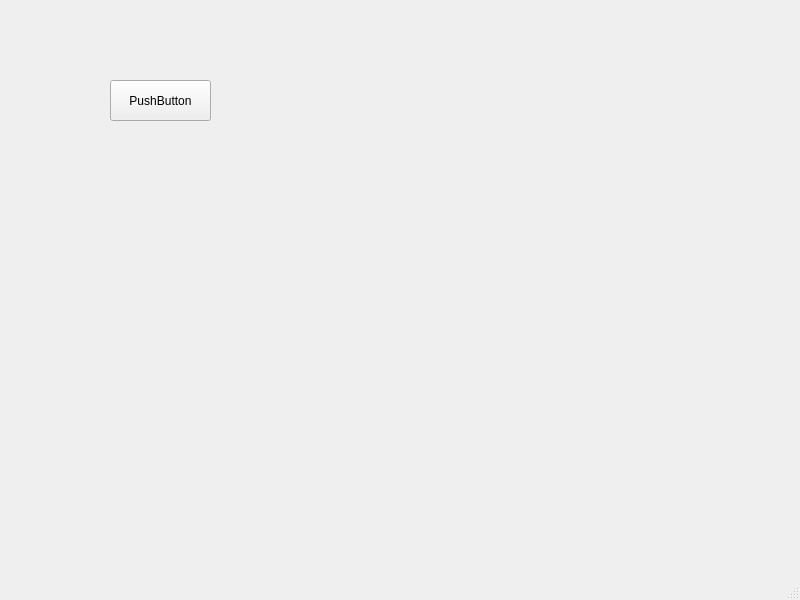
<?xml version="1.0" encoding="UTF-8"?>
<ui version="4.0">
 <class>MainWindow</class>
 <widget class="QMainWindow" name="MainWindow">
  <property name="geometry">
   <rect>
    <x>0</x>
    <y>0</y>
    <width>800</width>
    <height>600</height>
   </rect>
  </property>
  <property name="windowTitle">
   <string>MainWindow</string>
  </property>
  <widget class="QWidget" name="centralwidget">
   <widget class="QPushButton" name="pushButton">
    <property name="geometry">
     <rect>
      <x>110</x>
      <y>80</y>
      <width>101</width>
      <height>41</height>
     </rect>
    </property>
    <property name="text">
     <string>PushButton</string>
    </property>
   </widget>
  </widget>
  <widget class="QMenuBar" name="menubar">
   <property name="geometry">
    <rect>
     <x>0</x>
     <y>0</y>
     <width>800</width>
     <height>26</height>
    </rect>
   </property>
  </widget>
  <widget class="QStatusBar" name="statusbar"/>
 </widget>
 <resources/>
 <connections/>
</ui>
